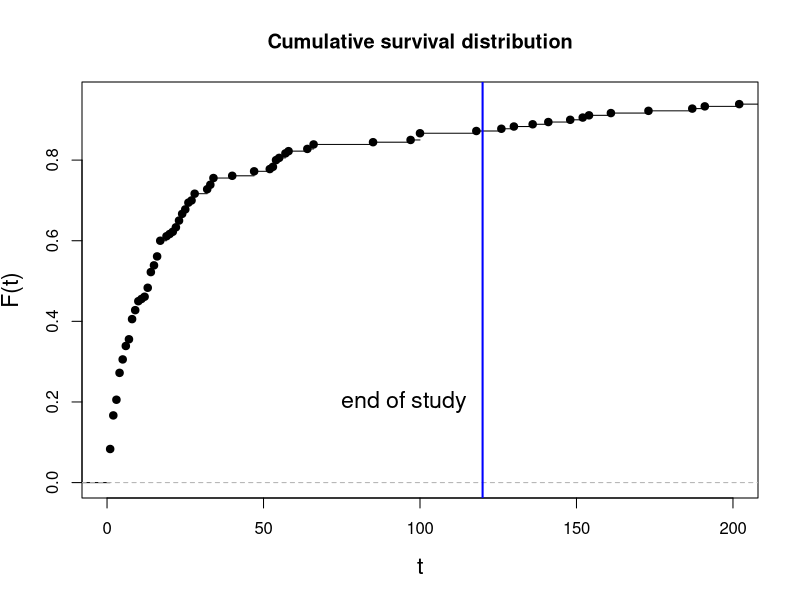
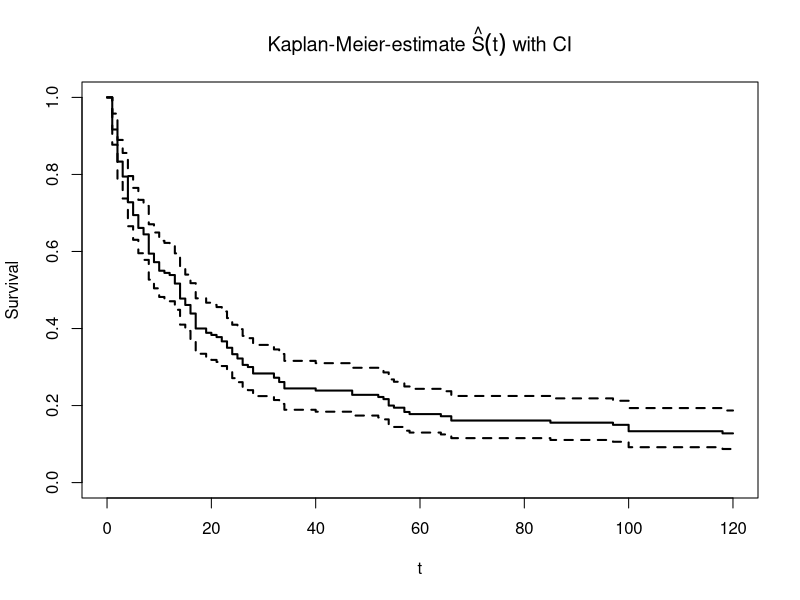
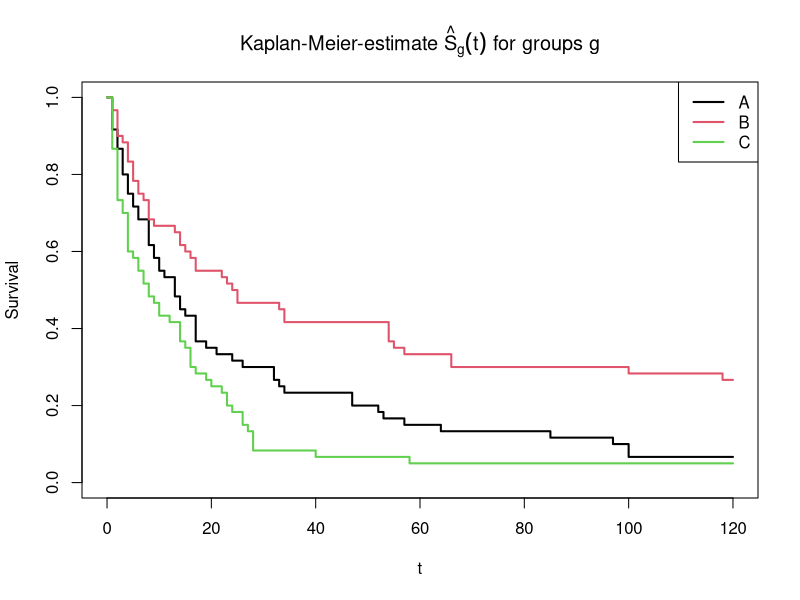
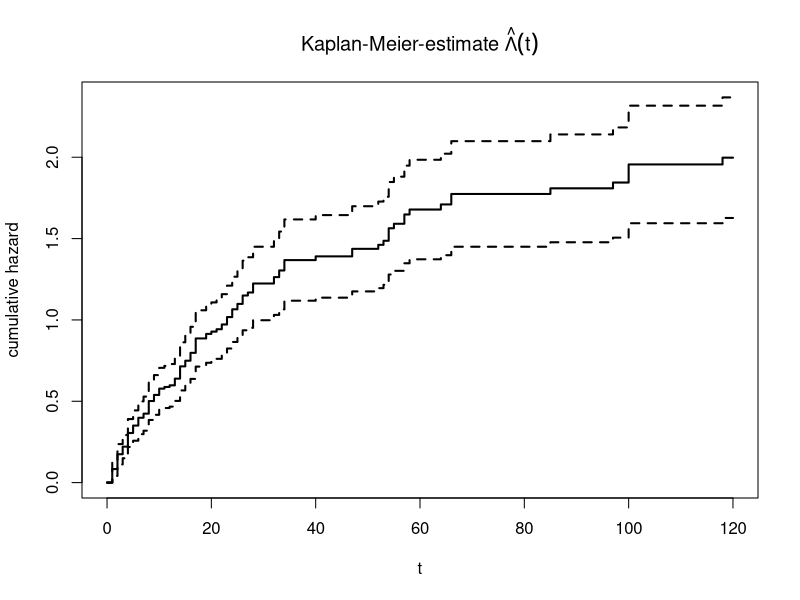

Write the R code that produced these figures, in order.
## ---- chunk 1
wants <- c("survival")
has   <- wants %in% rownames(installed.packages())
if(any(!has)) install.packages(wants[!has])
## ---- chunk 2
set.seed(1.234)
N      <- 180                  # number of observations
P      <- 3                    # number of groups
sex    <- factor(sample(c("f", "m"), N, replace=TRUE))  # stratification factor
X      <- rnorm(N, 0, 1)       # continuous covariate
IV     <- factor(rep(LETTERS[1:P], each=N/P))  # factor covariate
IVeff  <- c(0, -1, 1.5)        # effects of factor levels (1 -> reference level)
Xbeta  <- 0.7*X + IVeff[unclass(IV)] + rnorm(N, 0, 2)
weibA  <- 1.5                  # Weibull shape parameter
weibB  <- 100                  # Weibull scale parameter
U      <- runif(N, 0, 1)       # uniformly distributed RV
eventT <- ceiling((-log(U)*weibB*exp(-Xbeta))^(1/weibA))   # simulated event time

# censoring due to study end after 120 days
obsLen <- 120                  # length of observation time
censT  <- rep(obsLen, N)       # censoring time = end of study
obsT   <- pmin(eventT, censT)  # observed censored event times
status <- eventT <= censT      # has event occured?
dfSurv <- data.frame(obsT, status, sex, X, IV)          # data frame
## ---- chunk 3
plot(ecdf(eventT), xlim=c(0, 200), main="Cumulative survival distribution",
     xlab="t", ylab="F(t)", cex.lab=1.4)
abline(v=obsLen, col="blue", lwd=2)
text(obsLen-5, 0.2, adj=1, labels="end of study", cex=1.4)
## ---- chunk 4
library(survival)                # for Surv(), survfit()
## global estimate
KM0 <- survfit(Surv(obsT, status) ~ 1,  type="kaplan-meier", conf.type="log", data=dfSurv)

## separate estimate for all strata
(KM <- survfit(Surv(obsT, status) ~ IV, type="kaplan-meier", conf.type="log", data=dfSurv))
## ---- chunk 5
## survival 2.37-2 has a bug in quantile(), so this currently doesn't work
# quantile(KM0, probs = c(0.25, 0.5, 0.75), conf.int=FALSE)
## ---- chunk 6
summary(KM0)
## ---- chunk 7
plot(KM0, main=expression(paste("Kaplan-Meier-estimate ", hat(S)(t), " with CI")),
     xlab="t", ylab="Survival", lwd=2)
## ---- chunk 8
plot(KM, main=expression(paste("Kaplan-Meier-estimate ", hat(S)[g](t), " for groups g")),
     xlab="t", ylab="Survival", lwd=2, col=1:3)
legend(x="topright", col=1:3, lwd=2, legend=LETTERS[1:3])
## ---- chunk 9
plot(KM0, main=expression(paste("Kaplan-Meier-estimate ", hat(Lambda)(t))),
     xlab="t", ylab="cumulative hazard", fun="cumhaz", lwd=2)
## ---- chunk 10
survdiff(Surv(obsT, status) ~ IV, data=dfSurv)
## ---- chunk 11
survdiff(Surv(obsT, status) ~ IV + strata(sex), data=dfSurv)
## ---- chunk 12
try(detach(package:survival))
try(detach(package:splines))
